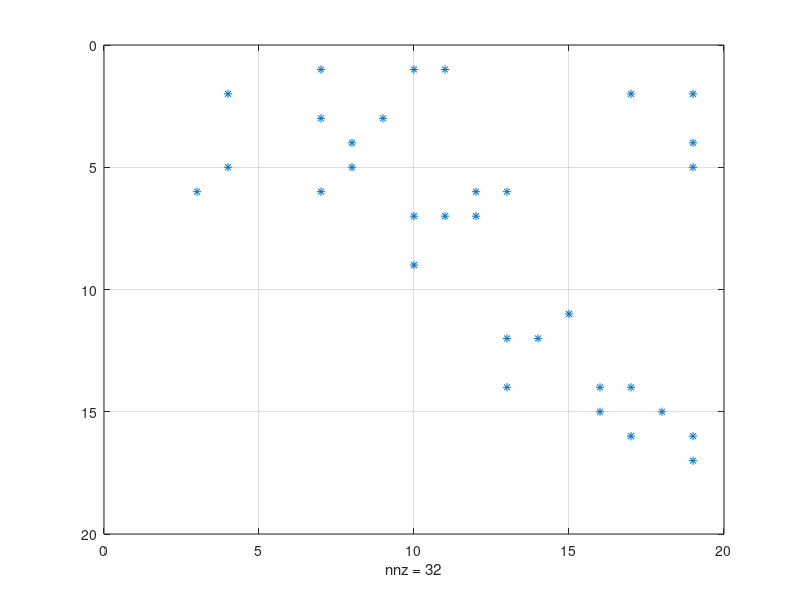

MATLAB code for this plot: (Note: this script raises an error after producing the figure.)
clear all
close all
%fichier sparse en exemple page 147 du livre

i=[1,	1,	1,	2,	2,	2,	3,	3,	4,	4,	5,	5,	5,	6,	6,	6,	6,	7,	7,	7,	9,	11,	12,	12,	14,	14,	14,	15,	15,	16,	16,	17];	
																											
j=[7,	10,	11,	4,	17,	19,	7,	9,	8,	19,	4,	8,	19,	3,	7,	12,	13,	10,	11,	12,	10,	15,	13,	14,	13,	16,	17,	16,	18,	17,	19,	19];	
																											
s=[1,	1,	1,	1,	1,	1,	1,	1,	1,	1,	1,	1,	1,	1,	1,	1,	1,	1,	1,	1,	1,	1,	1,	1,	1,	1,	1,	1,	1,	1,	1,	1];	

%taille de la matrice
n=19;
m=19;

M19=sparse(i,j,s,n,m)
M19_pleine=full(M19)
figure(1)
spy(M19)
grid
figure(2)
pltmat(M19,'M19','r',20)
